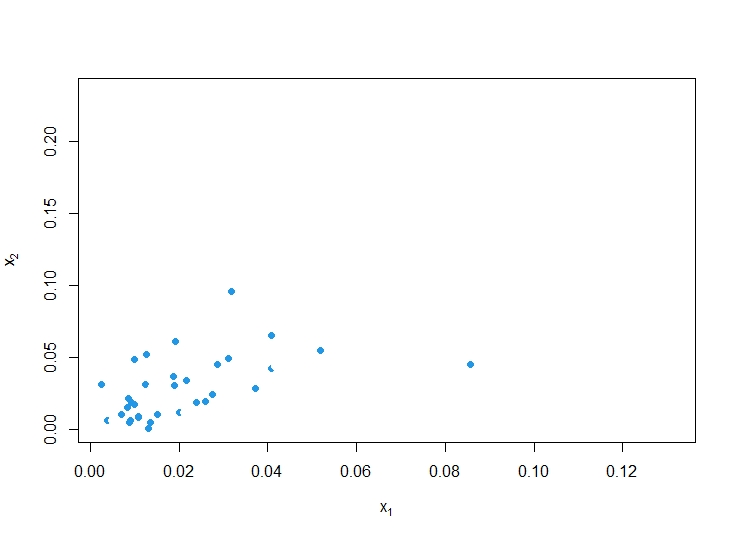

The script that drew this image:
setwd("C:\\Users\\personal\\Desktop\\MSIT\\IT\\DataScience_2019501026\\Data Mining\\Assignment5")
data <- read.csv("sonar_test.csv", header = FALSE)
x <- data[,1:2]
plot(x, pch=19, xlab = expression(x[1]), ylab = expression(x[2]))

fit <- kmeans(x, 2)
points(fit$centers, pch = 19, col = "black", cex = 2)

library(class)
knnfit <- knn(fit$centers, x, as.factor(c(-1, 1)))
points(x, col = 2 + 1 * as.numeric(knnfit), pch = 19)

plot(x, pch=19, xlab=expression(x[1]), ylab=expression(x[2]))
y <- data[,61]
points(x, col=2 + 2 * y, pch=19)

errorrate <- 1-sum(knnfit==y)/length(y)
errorrate

x <- data[,1:60]
fit <- kmeans(x, 2)
library(class)
knnfit <- knn(fit$centers,x,as.factor(c(-1,1)))
errorrate1 = 1 - sum(knnfit==y)/length(y)
errorrate1
